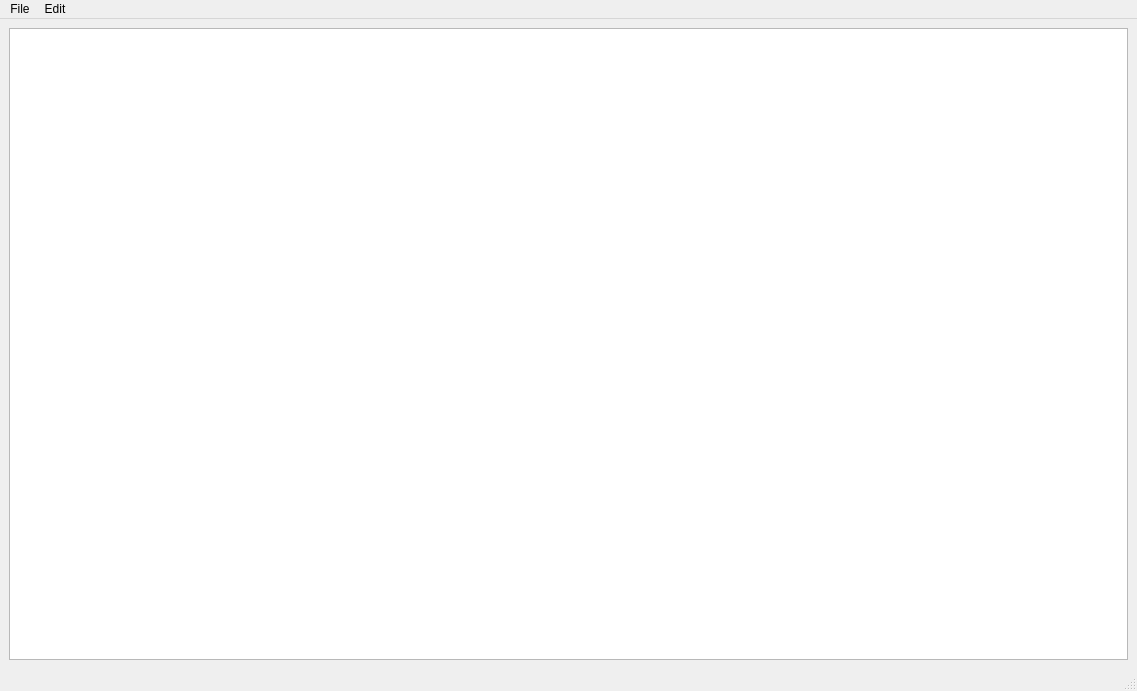
<?xml version="1.0" encoding="UTF-8"?>
<ui version="4.0">
 <class>MainWindow</class>
 <widget class="QMainWindow" name="MainWindow">
  <property name="geometry">
   <rect>
    <x>0</x>
    <y>0</y>
    <width>1137</width>
    <height>691</height>
   </rect>
  </property>
  <property name="windowTitle">
   <string>MainWindow</string>
  </property>
  <widget class="QWidget" name="centralwidget">
   <layout class="QVBoxLayout" name="verticalLayout">
    <item>
     <layout class="QVBoxLayout" name="verticalLayout_2">
      <item>
       <widget class="QTextEdit" name="textEdit"/>
      </item>
     </layout>
    </item>
   </layout>
  </widget>
  <widget class="QMenuBar" name="menubar">
   <property name="geometry">
    <rect>
     <x>0</x>
     <y>0</y>
     <width>1137</width>
     <height>22</height>
    </rect>
   </property>
   <widget class="QMenu" name="menuFile">
    <property name="title">
     <string>File</string>
    </property>
    <addaction name="actionNew"/>
    <addaction name="actionOpen"/>
    <addaction name="actionSave_as"/>
    <addaction name="actionPrint"/>
    <addaction name="actionExit"/>
    <addaction name="actionOpen_Image"/>
   </widget>
   <widget class="QMenu" name="menuEdit">
    <property name="title">
     <string>Edit</string>
    </property>
    <addaction name="actionCopy"/>
    <addaction name="actionPaste"/>
    <addaction name="actionCut"/>
    <addaction name="actionUndo"/>
    <addaction name="actionRedo"/>
   </widget>
   <addaction name="menuFile"/>
   <addaction name="menuEdit"/>
  </widget>
  <widget class="QStatusBar" name="statusbar"/>
  <action name="actionNew">
   <property name="icon">
    <iconset resource="Resources.qrc">
     <normaloff>:/imgs/C:/Users/1/Desktop/tai-aok-250.jpg</normaloff>:/imgs/C:/Users/1/Desktop/tai-aok-250.jpg</iconset>
   </property>
   <property name="text">
    <string>New</string>
   </property>
  </action>
  <action name="actionOpen">
   <property name="text">
    <string>Open</string>
   </property>
  </action>
  <action name="actionSave_as">
   <property name="text">
    <string>Save as</string>
   </property>
  </action>
  <action name="actionPrint">
   <property name="text">
    <string>Print</string>
   </property>
  </action>
  <action name="actionExit">
   <property name="text">
    <string>Exit</string>
   </property>
  </action>
  <action name="actionCopy">
   <property name="text">
    <string>Copy</string>
   </property>
  </action>
  <action name="actionPaste">
   <property name="text">
    <string>Paste</string>
   </property>
  </action>
  <action name="actionCut">
   <property name="text">
    <string>Cut</string>
   </property>
  </action>
  <action name="actionUndo">
   <property name="text">
    <string>Undo</string>
   </property>
  </action>
  <action name="actionRedo">
   <property name="text">
    <string>Redo</string>
   </property>
  </action>
  <action name="actionOpen_Image">
   <property name="text">
    <string>Open Image</string>
   </property>
  </action>
 </widget>
 <resources>
  <include location="Resources.qrc"/>
 </resources>
 <connections/>
</ui>
